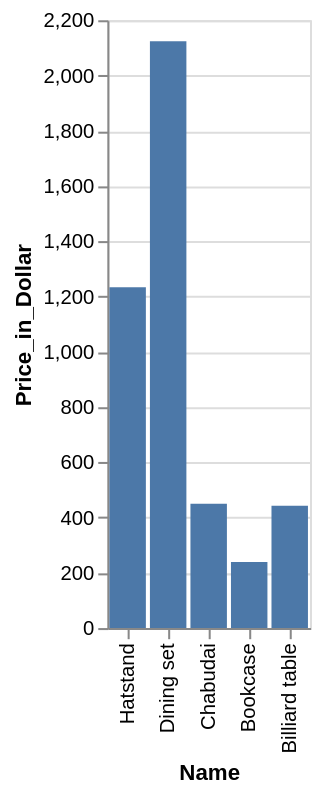

The specification (Vega-Lite) saved for this image:
### Vega-Lite specification from a JSON file in a GitHub repository (floating-point values rounded to 4 significant figures)
{"data": {"values": [{"x_data": "Hatstand", "y_data": 1234}, {"x_data": "Dining set", "y_data": 2124}, {"x_data": "Chabudai", "y_data": 450}, {"x_data": "Bookcase", "y_data": 239}, {"x_data": "Billiard table", "y_data": 443}]}, "mark": "bar", "encoding": {"x": {"field": "x_data", "type": "nominal", "title": "Name", "sort": "descending"}, "y": {"field": "y_data", "type": "quantitative", "title": "Price_in_Dollar"}}}
